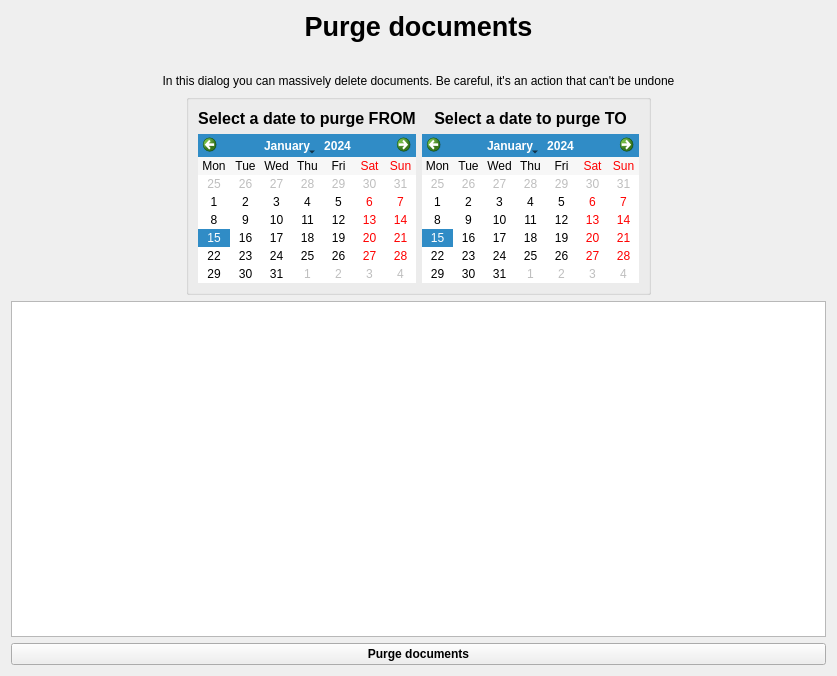
<?xml version="1.0" encoding="UTF-8"?>
<ui version="4.0">
 <class>wdgDocumentsPurge</class>
 <widget class="QWidget" name="wdgDocumentsPurge">
  <property name="geometry">
   <rect>
    <x>0</x>
    <y>0</y>
    <width>837</width>
    <height>676</height>
   </rect>
  </property>
  <layout class="QHBoxLayout" name="horizontalLayout_5">
   <item>
    <layout class="QVBoxLayout" name="verticalLayout_3">
     <item>
      <widget class="QLabel" name="lblApp">
       <property name="font">
        <font>
         <pointsize>20</pointsize>
         <weight>75</weight>
         <bold>true</bold>
        </font>
       </property>
       <property name="text">
        <string>Purge documents</string>
       </property>
       <property name="alignment">
        <set>Qt::AlignCenter</set>
       </property>
      </widget>
     </item>
     <item>
      <layout class="QHBoxLayout" name="horizontalLayout_4">
       <item>
        <spacer name="horizontalSpacer_3">
         <property name="orientation">
          <enum>Qt::Horizontal</enum>
         </property>
         <property name="sizeHint" stdset="0">
          <size>
           <width>40</width>
           <height>20</height>
          </size>
         </property>
        </spacer>
       </item>
       <item>
        <widget class="QLabel" name="label_4">
         <property name="sizePolicy">
          <sizepolicy hsizetype="Fixed" vsizetype="Fixed">
           <horstretch>0</horstretch>
           <verstretch>0</verstretch>
          </sizepolicy>
         </property>
         <property name="maximumSize">
          <size>
           <width>76</width>
           <height>76</height>
          </size>
         </property>
         <property name="text">
          <string/>
         </property>
         <property name="pixmap">
          <pixmap resource="../images/didyoureadme.qrc">:/admin.png</pixmap>
         </property>
         <property name="scaledContents">
          <bool>true</bool>
         </property>
         <property name="alignment">
          <set>Qt::AlignCenter</set>
         </property>
        </widget>
       </item>
       <item>
        <spacer name="horizontalSpacer_4">
         <property name="orientation">
          <enum>Qt::Horizontal</enum>
         </property>
         <property name="sizeHint" stdset="0">
          <size>
           <width>40</width>
           <height>20</height>
          </size>
         </property>
        </spacer>
       </item>
      </layout>
     </item>
     <item>
      <widget class="QLabel" name="label_3">
       <property name="text">
        <string>In this dialog you can massively delete documents. Be careful, it's an action that can't be undone</string>
       </property>
       <property name="alignment">
        <set>Qt::AlignCenter</set>
       </property>
      </widget>
     </item>
     <item>
      <layout class="QHBoxLayout" name="horizontalLayout_3">
       <item>
        <spacer name="horizontalSpacer_2">
         <property name="orientation">
          <enum>Qt::Horizontal</enum>
         </property>
         <property name="sizeHint" stdset="0">
          <size>
           <width>40</width>
           <height>20</height>
          </size>
         </property>
        </spacer>
       </item>
       <item>
        <widget class="QGroupBox" name="groupBox">
         <property name="title">
          <string/>
         </property>
         <layout class="QHBoxLayout" name="horizontalLayout_2">
          <item>
           <layout class="QHBoxLayout" name="horizontalLayout">
            <item>
             <layout class="QVBoxLayout" name="verticalLayout">
              <item>
               <widget class="QLabel" name="label">
                <property name="font">
                 <font>
                  <pointsize>12</pointsize>
                  <weight>75</weight>
                  <bold>true</bold>
                 </font>
                </property>
                <property name="text">
                 <string>Select a date to purge FROM</string>
                </property>
                <property name="alignment">
                 <set>Qt::AlignCenter</set>
                </property>
               </widget>
              </item>
              <item>
               <widget class="QCalendarWidget" name="calFrom">
                <property name="sizePolicy">
                 <sizepolicy hsizetype="Preferred" vsizetype="Maximum">
                  <horstretch>0</horstretch>
                  <verstretch>0</verstretch>
                 </sizepolicy>
                </property>
                <property name="verticalHeaderFormat">
                 <enum>QCalendarWidget::NoVerticalHeader</enum>
                </property>
                <property name="dateEditEnabled">
                 <bool>false</bool>
                </property>
               </widget>
              </item>
             </layout>
            </item>
            <item>
             <layout class="QVBoxLayout" name="verticalLayout_2">
              <item>
               <widget class="QLabel" name="label_2">
                <property name="font">
                 <font>
                  <pointsize>12</pointsize>
                  <weight>75</weight>
                  <bold>true</bold>
                 </font>
                </property>
                <property name="text">
                 <string>Select a date to purge TO</string>
                </property>
                <property name="alignment">
                 <set>Qt::AlignCenter</set>
                </property>
               </widget>
              </item>
              <item>
               <widget class="QCalendarWidget" name="calTo">
                <property name="sizePolicy">
                 <sizepolicy hsizetype="Preferred" vsizetype="Maximum">
                  <horstretch>0</horstretch>
                  <verstretch>0</verstretch>
                 </sizepolicy>
                </property>
                <property name="verticalHeaderFormat">
                 <enum>QCalendarWidget::NoVerticalHeader</enum>
                </property>
                <property name="dateEditEnabled">
                 <bool>false</bool>
                </property>
               </widget>
              </item>
             </layout>
            </item>
           </layout>
          </item>
         </layout>
        </widget>
       </item>
       <item>
        <spacer name="horizontalSpacer">
         <property name="orientation">
          <enum>Qt::Horizontal</enum>
         </property>
         <property name="sizeHint" stdset="0">
          <size>
           <width>40</width>
           <height>20</height>
          </size>
         </property>
        </spacer>
       </item>
      </layout>
     </item>
     <item>
      <widget class="myQTableWidget" name="tblDocuments"/>
     </item>
     <item>
      <widget class="QPushButton" name="cmdPurge">
       <property name="font">
        <font>
         <weight>75</weight>
         <bold>true</bold>
        </font>
       </property>
       <property name="text">
        <string>Purge documents</string>
       </property>
       <property name="icon">
        <iconset resource="../images/didyoureadme.qrc">
         <normaloff>:/admin.png</normaloff>:/admin.png</iconset>
       </property>
      </widget>
     </item>
    </layout>
   </item>
  </layout>
 </widget>
 <customwidgets>
  <customwidget>
   <class>myQTableWidget</class>
   <extends>QTableWidget</extends>
   <header location="global">myqtablewidget</header>
  </customwidget>
 </customwidgets>
 <resources>
  <include location="../images/didyoureadme.qrc"/>
 </resources>
 <connections/>
</ui>
